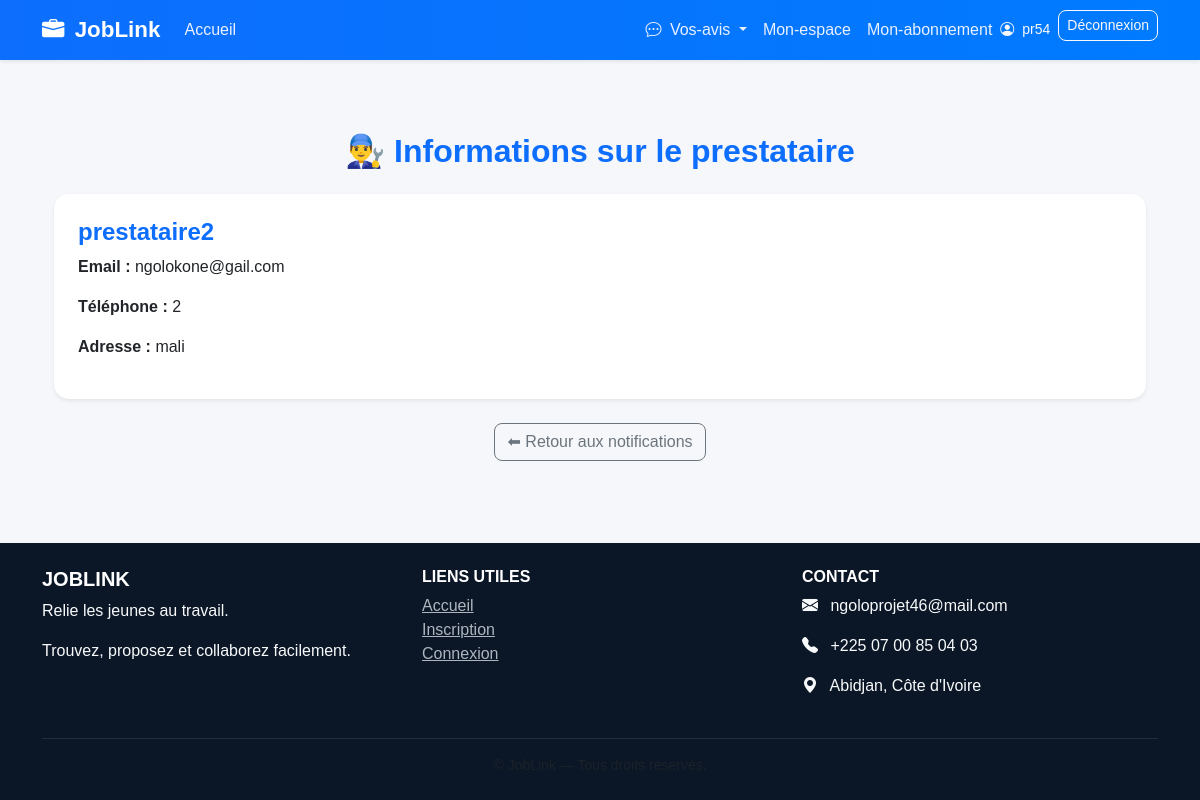
The app's page /prestataire/2/ (signed in) with its own data.
### core/models.py (models this page shows, shortened)
class User(AbstractUser):
    ROLE_CHOICES = (
        ('prestataire', 'Prestataire'),
        ('demandeur', 'Demandeur'),
    )
    role = models.CharField(max_length=20, choices=ROLE_CHOICES)
    phone = models.CharField(max_length=20, unique=True, null=True, blank=True)
    photo = CloudinaryField("photo_profil", blank=True, null=True)

class Prestataire(models.Model):
    user = models.OneToOneField(User, on_delete=models.CASCADE)
    competence = models.TextField()
    experience = models.PositiveIntegerField(default=0, help_text="Années d'expérience")
    localisation = models.CharField(max_length=100)
    telephone = models.CharField(max_length=20, blank=True, null=True)  # ✅ ajouté
    email = models.EmailField(blank=True, null=True)  # ✅ ajouté
    note_moyenne = models.FloatField(default=0.0)

class Service(models.Model):
    VILLES_CI = [
        ("Abidjan", "Abidjan"),
        ("Bouaké", "Bouaké"),
        ("Daloa", "Daloa"),
        ("Yamoussoukro", "Yamoussoukro"),
        ("San-Pédro", "San-Pédro"),
        ("Korhogo", "Korhogo"),
        ("Man", "Man"),
        ("Gagnoa", "Gagnoa"),
    ]
    prestataire = models.ForeignKey(
        'Prestataire',
        on_delete=models.CASCADE,
        related_name='services'
    )
    titre = models.CharField(max_length=100)
    description = models.TextField()
    prix = models.DecimalField(max_digits=10, decimal_places=2)
    telephone = models.CharField(max_length=20, blank=True, null=True)
    adresse = models.CharField(max_length=255, blank=True, null=True)
    categorie = models.CharField(max_length=100)
    ville = models.CharField(max_length=50, choices=VILLES_CI, default="Abidjan")
    date_publication = models.DateTimeField(auto_now_add=True)
    disponible = models.BooleanField(default=True)
    image = CloudinaryField("image", blank=True, null=True)
    video = CloudinaryField(resource_type="video", blank=True, null=True)

### core/views.py (the view)
# urls.py: path('prestataire/<int:prestataire_id>/', views.prestataire_detail, name='prestataire_detail'),
@login_required
def prestataire_detail(request, prestataire_id):
    prestataire = get_object_or_404(Prestataire, id=prestataire_id)
    return render(request, 'prestataire_detail.html', {'prestataire': prestataire})

### core/templates/prestataire_detail.html
{% extends 'base.html' %}
{% block content %}
<div class="container py-5">
    <h2 class="text-primary text-center mb-4">👨‍🔧 Informations sur le prestataire</h2>
    <div class="card shadow-sm p-4">
        <h4>{{ prestataire.user.username }}</h4>
        <p><strong>Email :</strong> {{ prestataire.user.email }}</p>
        <p><strong>Téléphone :</strong> {{ prestataire.services.last.telephone }}</p>
        <p><strong>Adresse :</strong> {{ prestataire.services.last.adresse }}</p>
    </div>
    <div class="text-center mt-4">
        <a href="{% url 'mes_notifications' %}" class="btn btn-outline-secondary">
            ⬅ Retour aux notifications
        </a>
    </div>
</div>
{% endblock %}

### core/templates/base.html (shortened to what this page needs)
<!DOCTYPE html>
<html lang="fr">
<head>
    <link href="https://cdn.jsdelivr.net/npm/bootstrap@5.3.3/dist/css/bootstrap.min.css" rel="stylesheet">
    <link rel="stylesheet" href="https://cdn.jsdelivr.net/npm/bootstrap-icons@1.11.3/font/bootstrap-icons.css">
</head>
<body class="d-flex flex-column min-vh-100">
    <nav class="navbar navbar-expand-lg navbar-dark shadow-sm">
        <div class="container">
            <a class="navbar-brand fw-bold" href="{% url 'home' %}">
                <i class="bi bi-briefcase-fill me-1"></i> JobLink
            </a>
            <div class="collapse navbar-collapse" id="navbarNav">
                <ul class="navbar-nav me-auto">
                    <li class="nav-item">
                        <a class="nav-link" href="{% url 'home' %}">Accueil</a>
                    </li>
                </ul>
                <ul class="navbar-nav">
                    {% if user.is_authenticated %}
                        <li class="nav-item dropdown">
                            <a class="nav-link dropdown-toggle text-light" href="#" id="commentairesDropdown"
                                role="button" data-bs-toggle="dropdown" aria-expanded="false">
                                <i class="bi bi-chat-dots me-1"></i> Vos-avis
                            </a>
                        </li>
                        <li class="nav-item">
                            <a class="nav-link" href="{% url 'dashboard' %}">
                                Mon-espace
                            </a>
                        </li>
                        <li class="nav-item">
                            <a class="nav-link" href="{% url 'gerer_abonnement' %}">Mon-abonnement</a></li>
                        <li class="nav-item d-flex align-items-center me-2">
                            <span class="text-light small">
                                <i class="bi bi-person-circle me-1"></i> {{ user.username }}
                            </span>
                        </li>
                        <li class="nav-item">
                            <form method="post" action="{% url 'logout' %}" style="display:inline;">
                                <button type="submit" class="btn btn-outline-light btn-sm">
                                    Déconnexion
                                </button>
                            </form>
                        </li>
                    {% endif %}
                </ul>
            </div>
        </div>
    </nav>
    <main class="container mt-4 flex-grow-1 fade-in">
        {% block content %}
        {% endblock %}
    </main>
    <footer class="text-light py-4 mt-auto">
        <div class="container text-center text-md-start">
            <div class="row gy-3">
                <div class="col-md-4">
                    <h5 class="fw-bold text-uppercase">JobLink</h5>
                    <p>Relie les jeunes au travail.</p>
                    <p>Trouvez, proposez et collaborez facilement.</p>
                </div>
                <div class="col-md-4">
                    <h6 class="fw-bold text-uppercase">Liens utiles</h6>
                    <ul class="list-unstyled">
                        <li><a href="{% url 'home' %}">Accueil</a></li>
                        <li><a href="{% url 'register' %}">Inscription</a></li>
                        <li><a href="{% url 'login' %}">Connexion</a></li>
                    </ul>
                </div>
                <div class="col-md-4">
                    <h6 class="fw-bold text-uppercase">Contact</h6>
                    <p><i class="bi bi-envelope-fill me-2"></i> ngoloprojet46@mail.com</p>
                    <p><i class="bi bi-telephone-fill me-2"></i> +225 07 00 85 04 03</p>
                    <p><i class="bi bi-geo-alt-fill me-2"></i> Abidjan, Côte d'Ivoire</p>
                </div>
            </div>
            <hr class="border-secondary mt-4">
            <div class="text-center text-muted small">
            </div>
        </div>
    </footer>
</body>
</html>

### core/templates/base.html (style rules this page uses)
body { font-family: "Poppins", sans-serif; background-color: #f5f7fb; color: #333; min-height: 100vh; }
h1, h2, h3, h4, h5 { font-weight: 600; color: #0d6efd; }
.navbar { background: linear-gradient(90deg, #0d6efd, #007bff); }
.navbar-brand { font-size: 1.4rem; }
.navbar-nav .nav-link { color: #eaf1ff !important; font-weight: 500; transition: color 0.2s ease-in-out; }
button, .btn { border-radius: 8px !important; }
.card { border: none; border-radius: 15px; box-shadow: 0 3px 10px rgba(0,0,0,0.08); transition: transform 0.2s ease-in-out; }
footer { background-color: #0b1727; }
footer h5, footer h6 { color: #fff; }
footer a { color: #adb5bd; transition: color 0.2s; }
footer hr { border-color: rgba(255, 255, 255, 0.2); }
.fade-in { animation: fadeIn 0.6s ease-in-out; }

### records on screen
User: username "pr54"
Prestataire: user.username "prestataire2", user.email "ngolokone@gail.com", services.last.telephone "2", services.last.adresse "mali"
